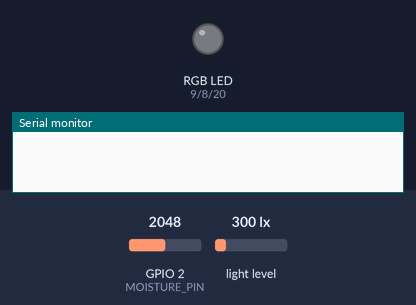
This program was run on a simulated Seeed XIAO ESP32-C3. Parts: an RGB LED mixed from three pins (HIGH = lit), the last lines printed to the serial monitor. Wiring (inferred from the names in the program): BH1750 light sensor at I2C address 0x23. The inputs (shaded band) are chosen by the test bench; at power-on: GPIO 2 (MOISTURE_PIN) = 2048, light level 300 lx.

Above: at 0.0 s.
At 1.1 s:
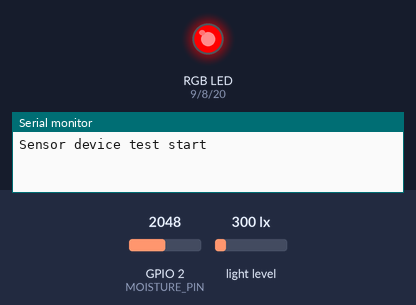
At 1.8 s:
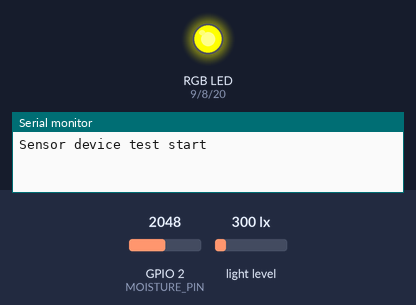
At 2.3 s:
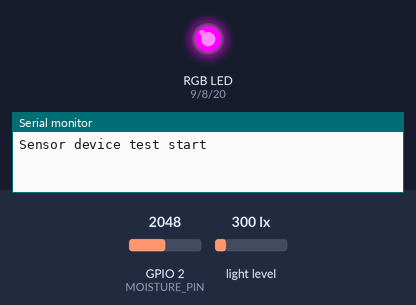
At 2.8 s:
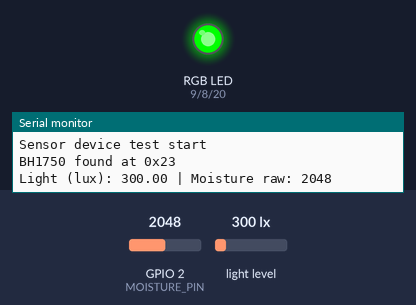
Timing chart, 0 to 4.3 s (numbered marks = the images above):
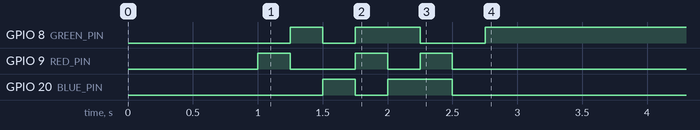

The program:

main.cpp
```cpp
#include <Arduino.h>
#include <Wire.h>

// ===================== Pins =====================
// BH1750
const int I2C_SDA = 6;
const int I2C_SCL = 7;

// RGB LED (common cathode)
const int RED_PIN   = 9;
const int GREEN_PIN = 8;
const int BLUE_PIN  = 20;

// Moisture sensor
const int MOISTURE_PIN = 2;   // A0 / GPIO2

// BH1750 address
uint8_t BH1750_ADDR = 0x23;

// ===================== LED =====================
void setLED(bool r, bool g, bool b) {
  digitalWrite(RED_PIN,   r ? HIGH : LOW);
  digitalWrite(GREEN_PIN, g ? HIGH : LOW);
  digitalWrite(BLUE_PIN,  b ? HIGH : LOW);
}

void ledOff() {
  setLED(false, false, false);
}

void startupAnimation() {
  setLED(true, false, false);
  delay(250);
  setLED(false, true, false);
  delay(250);
  setLED(false, false, true);
  delay(250);
  setLED(true, true, false);
  delay(250);
  setLED(false, true, true);
  delay(250);
  setLED(true, false, true);
  delay(250);
  ledOff();
}

// ===================== BH1750 =====================
bool bh1750WriteCmd(uint8_t cmd) {
  Wire.beginTransmission(BH1750_ADDR);
  Wire.write(cmd);
  return (Wire.endTransmission() == 0);
}

bool bh1750Begin() {
  Wire.begin(I2C_SDA, I2C_SCL);
  delay(50);

  if (!bh1750WriteCmd(0x01)) return false;  // power on
  delay(10);

  if (!bh1750WriteCmd(0x07)) return false;  // reset
  delay(10);

  if (!bh1750WriteCmd(0x10)) return false;  // continuous high res mode
  delay(180);

  return true;
}

float readBH1750Lux() {
  Wire.requestFrom(BH1750_ADDR, (uint8_t)2);

  if (Wire.available() == 2) {
    uint16_t raw = (Wire.read() << 8) | Wire.read();
    return raw / 1.2f;
  }

  return -1.0f;
}

bool tryBH1750Addresses() {
  BH1750_ADDR = 0x23;
  if (bh1750Begin()) {
    Serial.println("BH1750 found at 0x23");
    return true;
  }

  BH1750_ADDR = 0x5C;
  if (bh1750Begin()) {
    Serial.println("BH1750 found at 0x5C");
    return true;
  }

  return false;
}

// ===================== Moisture =====================
int readMoistureRaw() {
  return analogRead(MOISTURE_PIN);
}

// ===================== Globals =====================
bool bh1750OK = false;
unsigned long lastReadTime = 0;

// ===================== Setup =====================
void setup() {
  Serial.begin(115200);
  delay(1000);
  Serial.println("Sensor device test start");

  pinMode(RED_PIN, OUTPUT);
  pinMode(GREEN_PIN, OUTPUT);
  pinMode(BLUE_PIN, OUTPUT);
  ledOff();

  startupAnimation();

  pinMode(MOISTURE_PIN, INPUT);

  bh1750OK = tryBH1750Addresses();
  if (!bh1750OK) {
    Serial.println("BH1750 init FAILED");
  }
}

// ===================== Loop =====================
void loop() {
  if (millis() - lastReadTime >= 1000) {
    lastReadTime = millis();

    float lux = -1.0f;
    if (bh1750OK) {
      lux = readBH1750Lux();
    }

    int moistureRaw = readMoistureRaw();

    Serial.print("Light (lux): ");
    Serial.print(lux);
    Serial.print(" | Moisture raw: ");
    Serial.println(moistureRaw);

    // ===== LED feedback for testing =====
    // 红：BH1750有问题
    // 蓝：光照高
    // 绿：湿度高
    // 紫：两者都偏高
    // 黄：都偏低 / 中间状态

    if (lux < 0 && bh1750OK) {
      static bool blink = false;
      blink = !blink;
      setLED(blink, false, false);
      return;
    }

    bool lightHigh = (lux > 300.0f);
    bool moistureHigh = (moistureRaw > 1500);

    if (lightHigh && moistureHigh) {
      setLED(true, false, true);      // purple
    } else if (lightHigh) {
      setLED(false, false, true);     // blue
    } else if (moistureHigh) {
      setLED(false, true, false);     // green
    } else {
      setLED(true, true, false);      // yellow
    }
  }
}
```

Measured:
- by itself, GPIO 8 (GREEN_PIN): HIGH → LOW at 1.5 s, → HIGH 0.25 s later, → LOW 0.50 s later, → HIGH 0.50 s later
